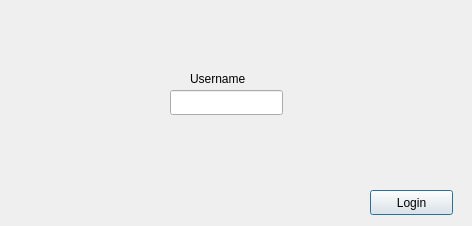
<?xml version="1.0" encoding="UTF-8"?>
<ui version="4.0">
 <class>loginWindow</class>
 <widget class="QDialog" name="loginWindow">
  <property name="geometry">
   <rect>
    <x>0</x>
    <y>0</y>
    <width>472</width>
    <height>226</height>
   </rect>
  </property>
  <property name="windowTitle">
   <string>Login </string>
  </property>
  <widget class="QPushButton" name="pushButton">
   <property name="geometry">
    <rect>
     <x>370</x>
     <y>190</y>
     <width>83</width>
     <height>25</height>
    </rect>
   </property>
   <property name="text">
    <string>Login</string>
   </property>
  </widget>
  <widget class="QLabel" name="label">
   <property name="geometry">
    <rect>
     <x>190</x>
     <y>70</y>
     <width>101</width>
     <height>17</height>
    </rect>
   </property>
   <property name="text">
    <string>Username</string>
   </property>
  </widget>
  <widget class="QLineEdit" name="lineEdit">
   <property name="geometry">
    <rect>
     <x>170</x>
     <y>90</y>
     <width>113</width>
     <height>25</height>
    </rect>
   </property>
  </widget>
 </widget>
 <resources/>
 <connections/>
</ui>
